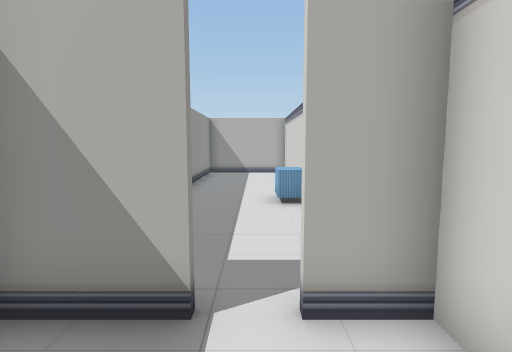
View 1 (above)

16 first-person views from a walk through a 3-D level made in the Unity game engine. The camera is 1.3 m above the floor, tilts 6° down and sees 80° across. Doors are open. The floor is counted in squares, 0.79 m on a side. Each view is taken from the middle of a square. On the plan, view 1 faces up. The plan holds only what a view shows up to about 16 squares ahead; the rest is blank. The player is left out. Some animated figures are not drawn.

View 2
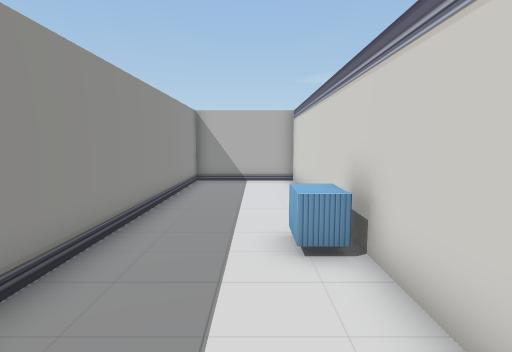

View 3
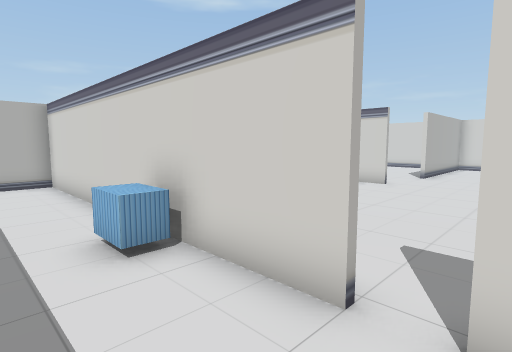

View 4
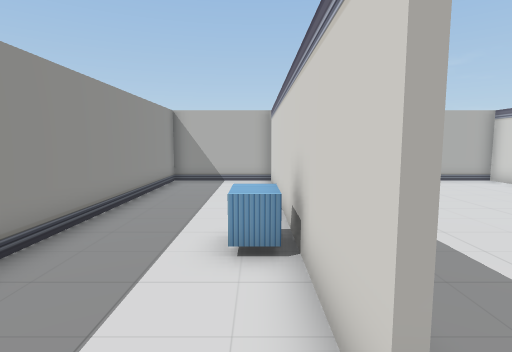

View 5
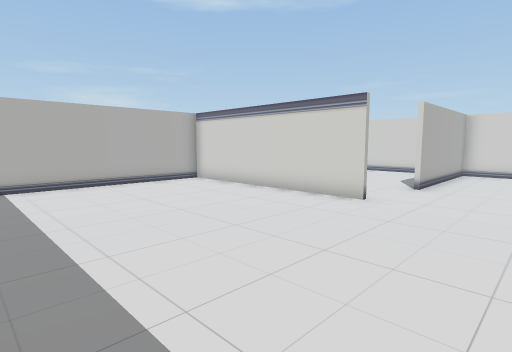

View 6
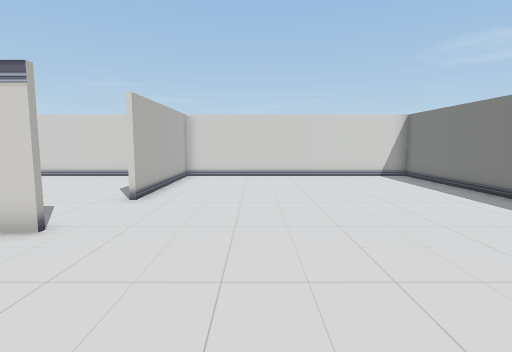

View 7
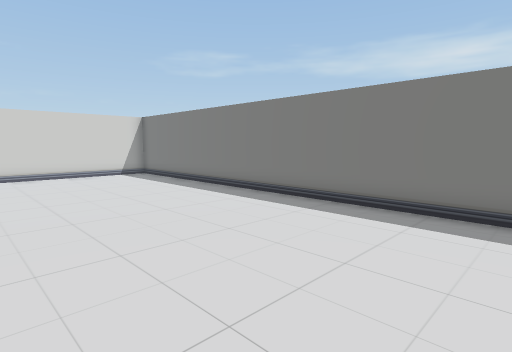

View 8
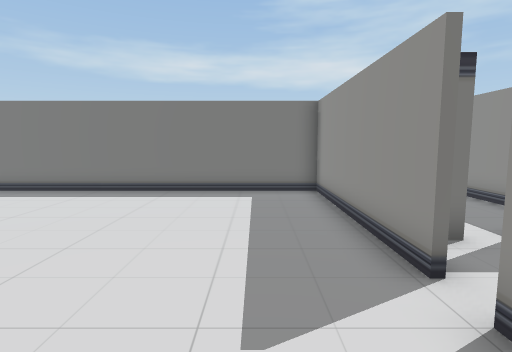

View 9
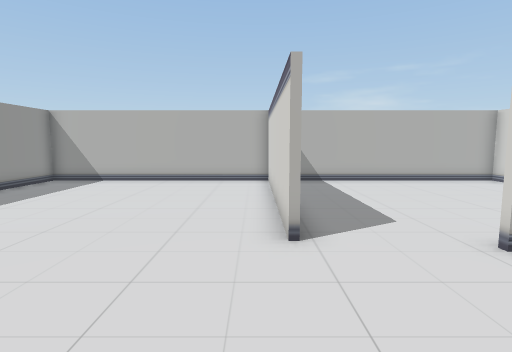

View 10
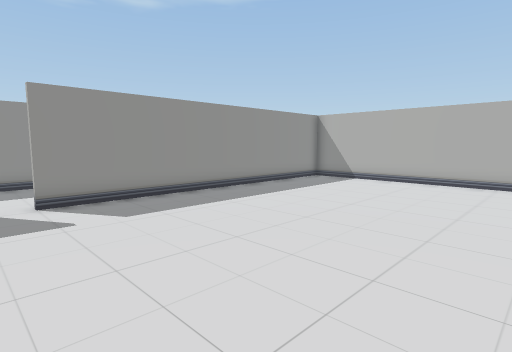

View 11
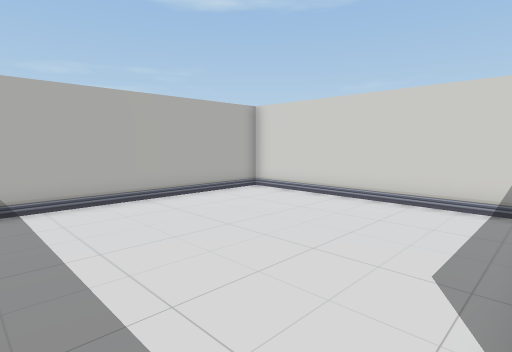

View 12
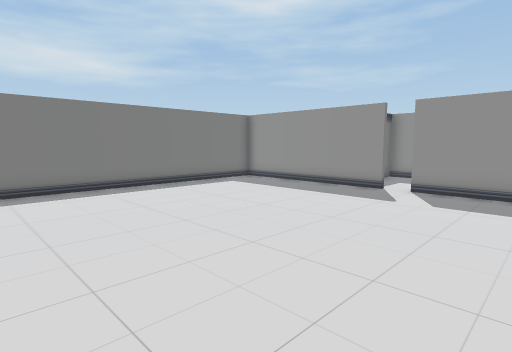

View 13
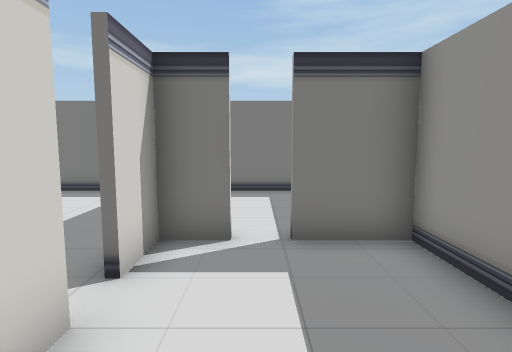

View 14
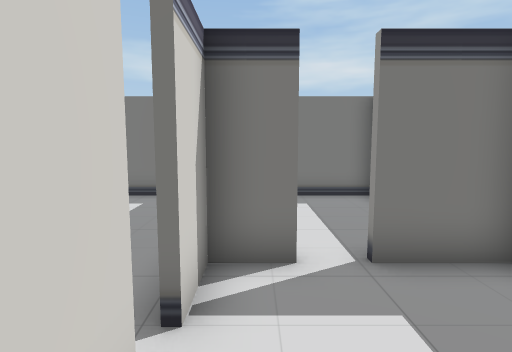

View 15
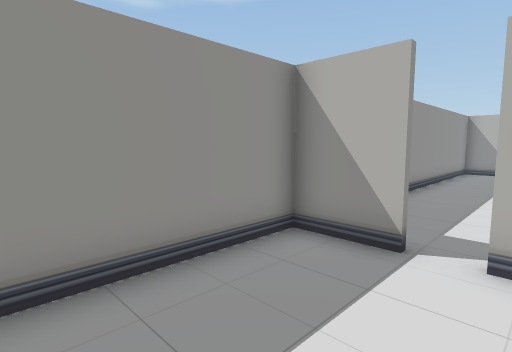

View 16
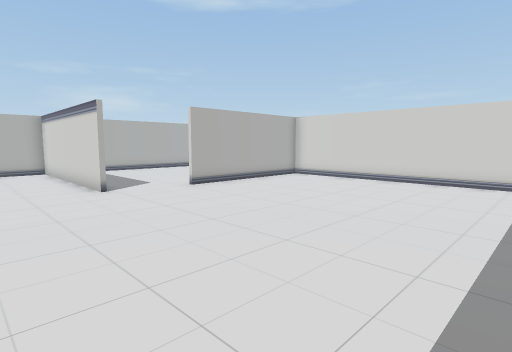

### Floor plan
Ten units are one square. View 1 is at (0, 0); x grows to the right and y downward. Boxes are objects, and circles mark ways between rooms. Rooms are numbered by the first view taken in them; rooms with no view inside come last. Other rooms are left out.
<svg viewBox="-33 -182 255 214">
<path fill="none" stroke="#000" d="M-5 -27 -27 -27 -27 19M-28 27 9 27M17 -18 17 -27 4 -27M17 -54 17 -177 -27 -177 -27 -29 -5 -29M4 -29 17 -29 17 -45M116 -90 116 -177 19 -177 19 -54M19 -45 19 27 217 27 217 -85 148 -85M217 -96 217 -177 130 -177"/>
<rect x="5" y="-95" width="10" height="10" fill="#bbb"><title>other object</title></rect>
<circle cx="0" cy="-30" r="3" fill="#2a7"/>
<circle cx="20" cy="-50" r="3" fill="#2a7"/>
<circle cx="135" cy="-95" r="3" fill="#2a7"/>
<text x="-10" y="0">1</text>
<text x="-10" y="-110">2</text>
<text x="110" y="-60">3</text>
<text x="170" y="-130">4</text>
</svg>
Room 1 opens to room 2. Room 2 opens to room 3. Room 3 opens to room 4.

Where each view was taken, in squares from view 1:
view 1: 0 up, 0 right, facing up
view 2: 4 up, 0 right, facing up
view 3: 4 up, 1 left, facing up-right
view 4: 4 up, 1 right, facing up
view 5: 5 up, 3 right, facing up-right
view 6: 5 up, 6 right, facing right
view 7: 5 up, 5 right, facing down-right
view 8: 8 up, 4 right, facing down
view 9: 4 up, 11 right, facing up
view 10: 4 up, 11 right, facing up-left
view 11: 9 up, 13 right, facing up-right
view 12: 9 up, 13 right, facing down-left
view 13: 8 up, 0 right, facing down
view 14: 7 up, 1 right, facing down
view 15: 2 down, 1 right, facing up-left
view 16: 2 down, 8 right, facing up-right
